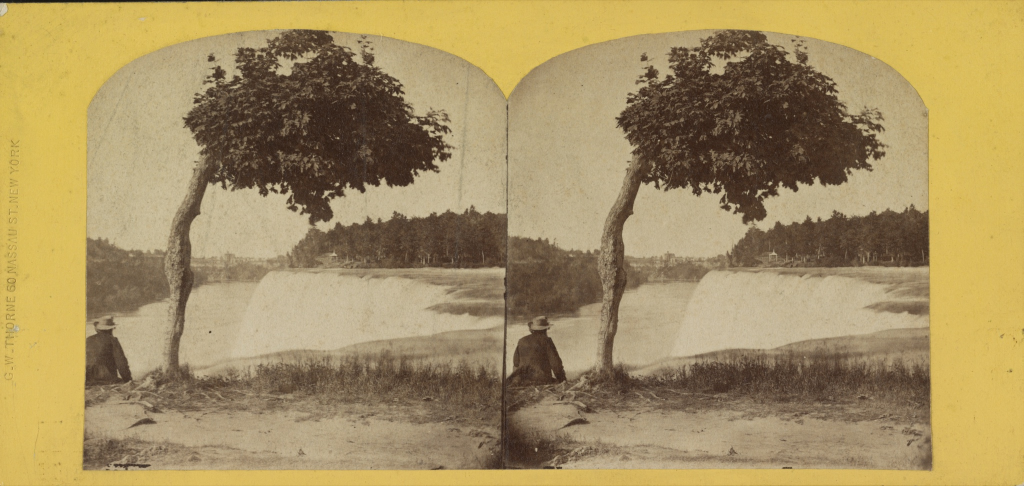
#> input picture assets/paintings/stereo-3.jpg, 2048 x 972 px, given in place of stereo-1.jpg, which was not available (shown at 1/2 size)
$ python stereo_cards.py
#> lines starting #> are read from the running program, lines starting #| are printed output that depends on the picture; pictures that were not available may be replaced by others from this repository, and a replacement may not be noted
"""
The Hall of Light's four stereographs, as they sit on their bronze readers: T_stereo_1.png … T_stereo_4.png
in SourceArt/Textures.

Each reader's picture is a 0.60 × 0.32 m quad whose UVs take the left half of its image (u 0 to 0.5: on the
iPhone two quads, one per half, alternated to show the depth). Given the plain card it showed the left view
stretched to 1.875:1 and off centre. Here the whole card, both views, undistorted and centred on its own
mount colour, fills a 1.875:1 panel, and the image is that panel twice side by side, so either quad shows it
(relight.py points painting_stereo_N at T_stereo_N).

    python windows/Scripts/stereo_cards.py
"""
import os
from PIL import Image, ImageStat

HERE = os.path.dirname(os.path.abspath(__file__))
SRC = os.path.join(HERE, "..", "..", "assets", "paintings")
OUT = os.path.join(HERE, "..", "SourceArt", "Textures")
ASPECT = 0.60 / 0.32
PANEL_H = 1024
MARGIN = 0.04   # of the panel's height, round the card


def panel(card):
    W, H = round(PANEL_H * ASPECT), PANEL_H
#> W = 1920; H = 1024
    # The card's own edge colour (a strip round it) for the mount it sits on.
    edge = [card.crop(b) for b in ((0, 0, card.width, 8), (0, card.height - 8, card.width, card.height))]
#> edge = 2 items
    colour = tuple(int(sum(ImageStat.Stat(e).median[c] for e in edge) / len(edge)) for c in range(3))
#> colour = (212, 182, 92)
    img = Image.new("RGB", (W, H), colour)
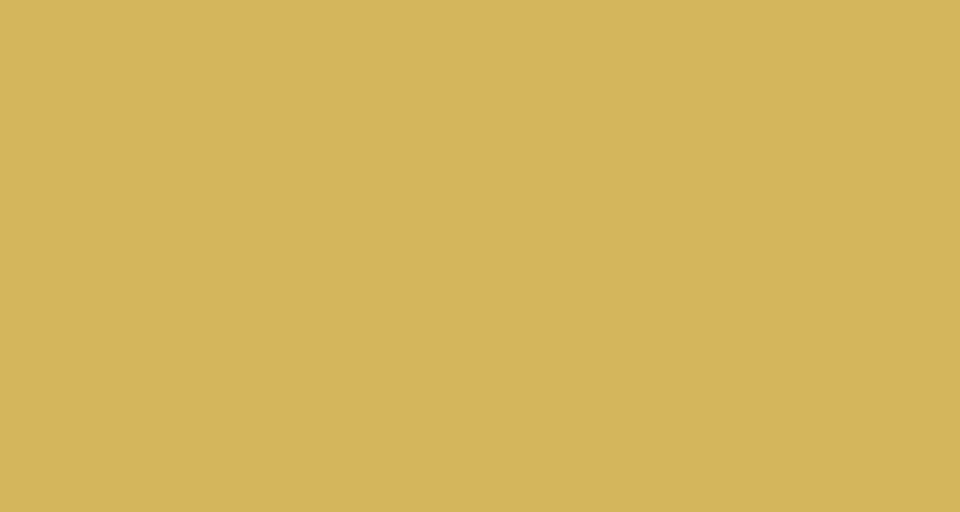
#> img: PIL image 1920x1024 RGB (shown at 1/2 size); mean R, G, B 212, 182, 92
    s = min((W - 2 * MARGIN * H) / card.width, (H - 2 * MARGIN * H) / card.height)
#> s = 0.897
    c = card.resize((round(card.width * s), round(card.height * s)), Image.LANCZOS)
    img.paste(c, ((W - c.width) // 2, (H - c.height) // 2))
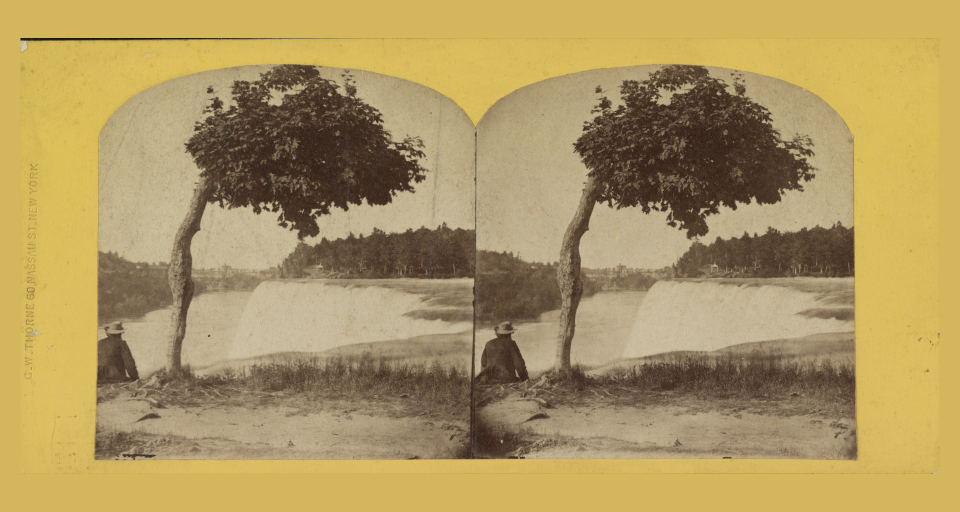
#> img: PIL image 1920x1024 RGB (shown at 1/2 size); mean R, G, B 173.4, 150.8, 96.8
    return img


def main():
    for i in range(1, 5):
        p = panel(Image.open(os.path.join(SRC, f"stereo-{i}.jpg")).convert("RGB"))
        twice = Image.new("RGB", (p.width * 2, p.height))
#> twice: PIL image 3840x1024 RGB; every value is 0
        twice.paste(p, (0, 0))
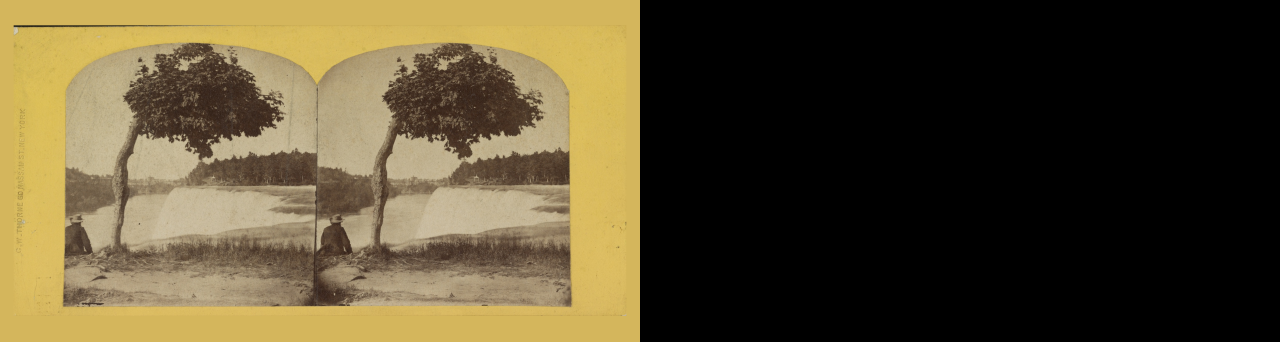
#> twice: PIL image 3840x1024 RGB (shown at 1/3 size); mean R, G, B 86.7, 75.4, 48.4
        twice.paste(p, (p.width, 0))
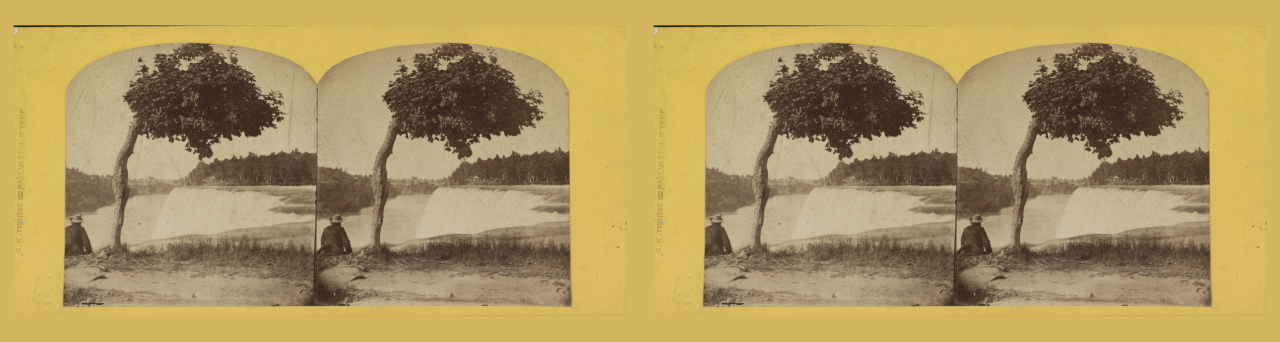
#> twice: PIL image 3840x1024 RGB (shown at 1/3 size); mean R, G, B 173.4, 150.8, 96.8
        twice.save(os.path.join(OUT, f"T_stereo_{i}.png"))
    print(f"4 stereo cards in {os.path.abspath(OUT)}")


if __name__ == "__main__":
#> (the run stopped early here; a loop or call above may not have finished)
